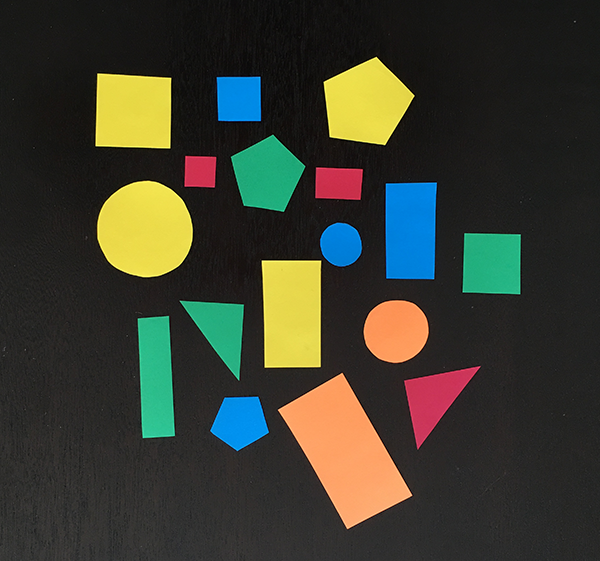
#> input picture shapes_and_colors.png, 600 x 561 px
$ python detect.py --image ../shapes_and_colors.png
#> lines starting #> are read from the running program, lines starting #| are printed output that depends on the picture; after the words box and inside, x2 and y2 are one past the last pixel; in counts of white or black regions, pixels touching at a corner belong together
### Preprocess/shape_detect.py
import cv2


class shaper():
    def __init__(self):
        pass

    def detect(self, contour):
        image_shape="unidentified"
        peri = cv2.arcLength(contour, True)
        approx = cv2.approxPolyDP(contour, 0.04 * peri, True)

        if len(approx) == 3:
            shape = "triangle"
        elif len(approx) == 4:
            # compute the bounding box of the contour and use the
            # bounding box to compute the aspect ratio
            (x, y, w, h) = cv2.boundingRect(approx)
            ar = w / float(h)

            # a square will have an aspect ratio that is approximately
            # equal to one, otherwise, the shape is a rectangle
            image_shape = "square" if ar >= 0.95 and ar <= 1.05 else "rectangle"

            # if the shape is a pentagon, it will have 5 vertices
        elif len(approx) == 5:
            image_shape = "pentagon"

            # otherwise, we assume the shape is a circle
        else:
            image_shape = "circle"

    # return the name of the shape
        return image_shape

### Preprocess/detect.py
# USAGE
# python detect_shapes.py --image shapes_and_colors.png
# import the necessary packages
from shape_detect import shaper
import argparse
import imutils
import cv2

# construct the argument parse and parse the arguments
ap = argparse.ArgumentParser()
ap.add_argument("-i", "--image", required=True,
	help="path to the input image")
args = vars(ap.parse_args())

# load the image and resize it to a smaller factor so that
# the shapes can be approximated better
image = cv2.imread(args["image"])
#> image is the input picture: shape (561, 600, 3); mean B, G, R 47.5, 60.1, 58.4
resized = imutils.resize(image, width=300) # imutils only use width for resize where cv2.resize use both height n width
ratio = image.shape[0] / float(resized.shape[0])
#> ratio = 2

# convert the resized image to grayscale, blur it slightly,
# and threshold it
gray = cv2.cvtColor(resized, cv2.COLOR_BGR2GRAY)
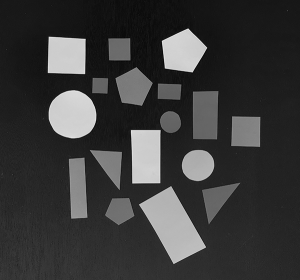
#> gray: shape (280, 300); min 7, max 229, mean 58.1
blurred = cv2.GaussianBlur(gray, (5, 5), 0)
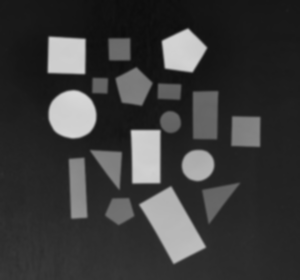
#> blurred: shape (280, 300); min 12, max 217, mean 58.1
# Tutorial of cv2.threshold : https://pythonprogramming.net/thresholding-image-analysis-python-opencv-tutorial/
thresh = cv2.threshold(blurred, 60, 255, cv2.THRESH_BINARY)[1]
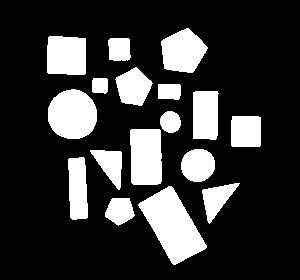
#> thresh: shape (280, 300); 21.4% white; 17 white regions

# IMAGE AFTER THRESHOLD
# cv2.imshow("Image", thresh)
# cv2.waitKey(0)
# cv2.destroyAllWindows()
# exit()


# find contours in the thresholded image and initialize the
# shape detector
cnts = cv2.findContours(thresh.copy(), cv2.RETR_EXTERNAL,
	cv2.CHAIN_APPROX_SIMPLE)
#> cnts = 17 contours; largest, box (x1, y1, x2, y2) and area: (138, 186, 207, 265) 2698, (48, 89, 97, 139) 1883, (130, 129, 162, 185) 1632, (161, 28, 208, 73) 1426, (47, 36, 86, 75) 1384
cnts = imutils.grab_contours(cnts)
sd = shaper()
# loop over the contours
for c in cnts:
    # compute the center of the contour, then detect the name of the
    # shape using only the contour
    M = cv2.moments(c)
    cX = int((M["m10"] / M["m00"]) * ratio)
    cY = int((M["m01"] / M["m00"]) * ratio)
    shape = sd.detect(c)

    # multiply the contour (x, y)-coordinates by the resize ratio,
    # then draw the contours and the name of the shape on the image
    c = c.astype("float")
    c *= ratio
    c = c.astype("int")
    #cv.DrawContours(img, contour, external_color, hole_color, max_level, thickness=1, lineType=8, offset=(0, 0))
    cv2.drawContours(image, [c], -1, (0, 255, 0), 2)
    cv2.putText(image, shape, (cX, cY), cv2.FONT_HERSHEY_SIMPLEX,
        0.5, (255, 255, 255), 2)

    # show the output image
    cv2.imshow("Image", image)
    cv2.waitKey(0)
#> this loop made 17 passes
#> (cX, cY, image_shape in detect, peri in detect, approx in detect, x in detect, y in detect, w in detect) on passes 2, 4, 7, 8, 10, 12, 13: (345, 450, 'rectangle', 230.5, [[168, 186], [138, 205], [175, 264], [206, 245]], 138, 186, 69), (155, 377, 'rectangle', 155, [[83, 157], [68, 159], [72, 219], [87, 217]], 68, 157, 20), (291, 313, 'rectangle', 168.1, [[131, 129], [131, 182], [160, 183], [160, 130]], 131, 129, 30), (491, 262, 'square', 115.7, [[232, 116], [231, 145], [259, 146], [260, 117]], 231, 116, 30), (410, 229, 'rectangle', 142.5, [[195, 91], [193, 138], [215, 139], [218, 93]], 193, 91, 26), (338, 182, 'rectangle', 71.66, [[158, 84], [158, 98], [179, 98], [179, 84]], 158, 84, 22), (199, 170, 'square', 56.49, [[93, 78], [92, 91], [105, 93], [107, 79]], 92, 78, 16)
#> (cX, cY, image_shape in detect, peri in detect, shape) on passes 1, 6, 9, 11, 14, 17: (239, 421, 'pentagon', 93.84, 'pentagon'), (395, 330, 'circle', 108.9, 'circle'), (340, 243, 'circle', 68.53, 'circle'), (144, 228, 'circle', 162.4, 'circle'), (266, 173, 'pentagon', 122.5, 'pentagon'), (365, 102, 'pentagon', 149, 'pentagon')
#> pass 1, `cv2.imshow("Image", image)`:
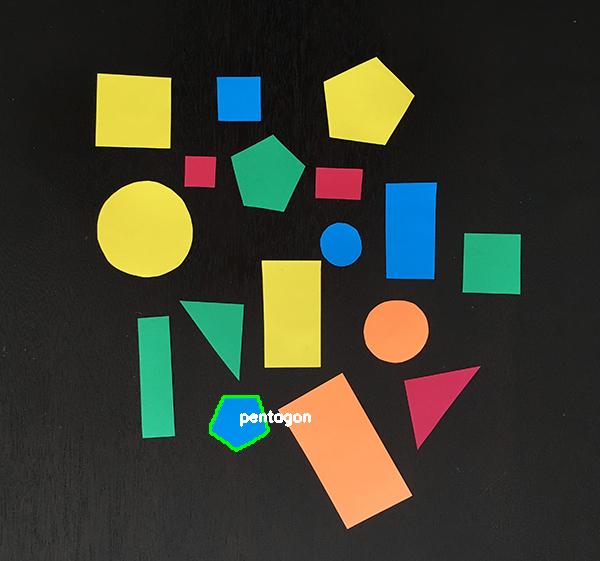
#> window 'Image': shape (561, 600, 3); mean B, G, R 47.4, 60.6, 58.5
#> pass 2, `cv2.imshow("Image", image)`:
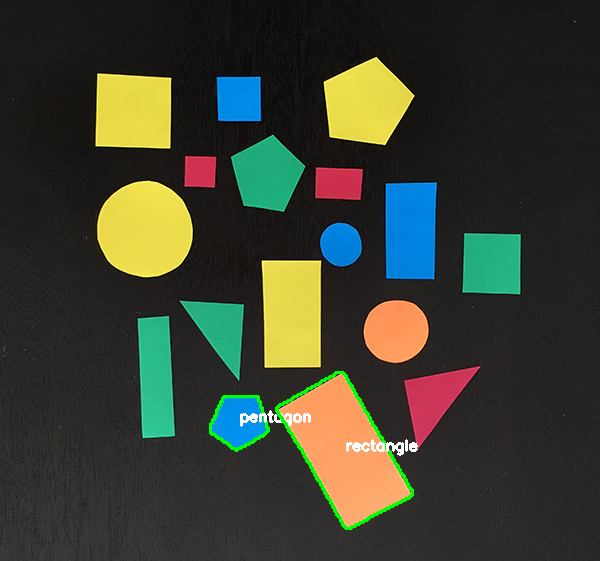
#> window 'Image': shape (561, 600, 3); mean B, G, R 47.5, 61.7, 58.3
#> after the loop:
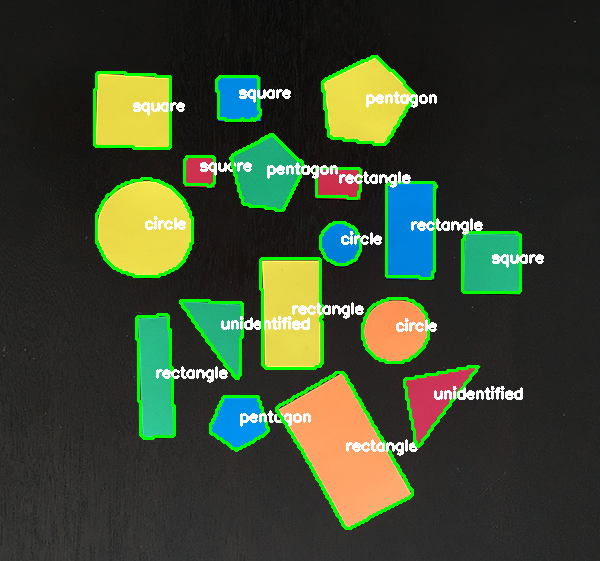
#> image: shape (561, 600, 3); 6.15% of pixels changed, all inside (x1, y1, x2, y2) = (93, 55, 544, 530)
